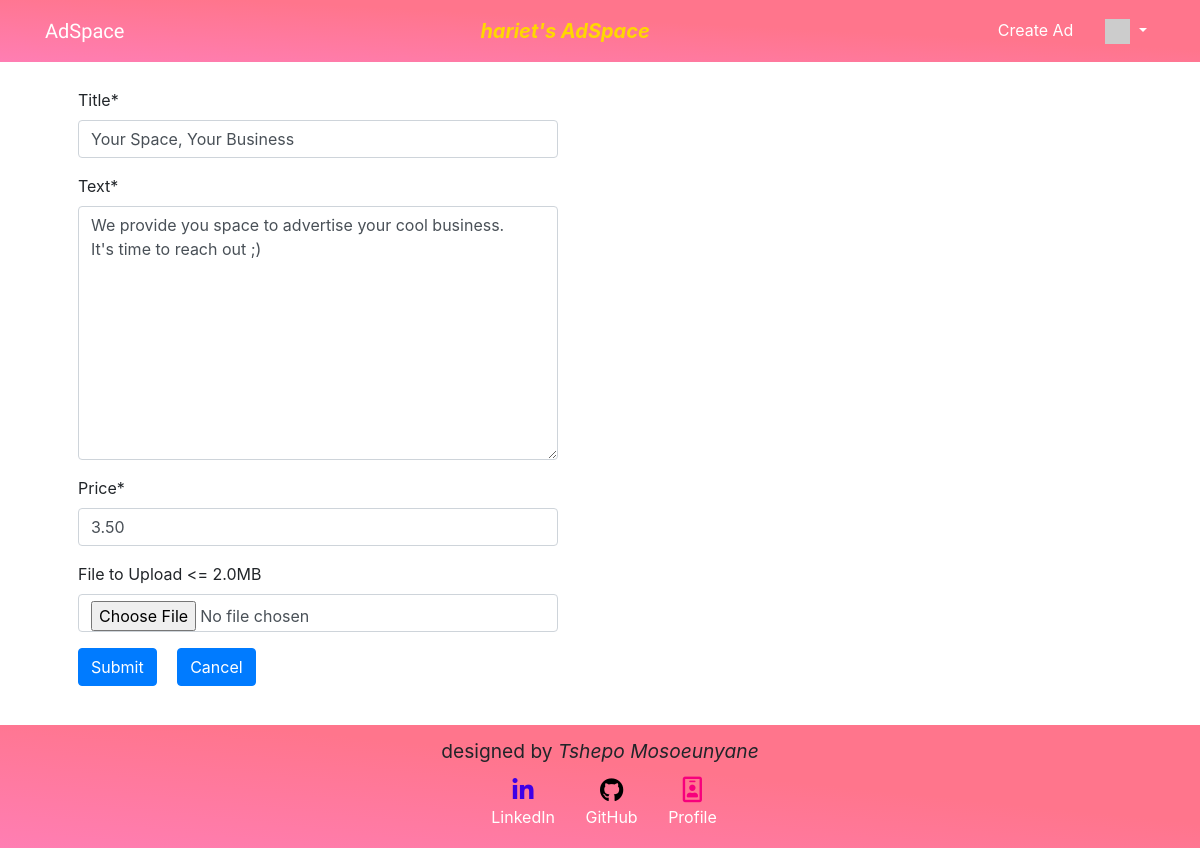
Screenshot of /ad/3/update (signed in) with the database file from the repository.
### ads/models.py (models this page shows, shortened)
class Ad(models.Model) :
    title = models.CharField(
            max_length=200,
            validators=[MinLengthValidator(2, "Title must be greater than 2 characters")]
    )
    price = models.DecimalField(max_digits=7, decimal_places=2, null=True)
    text = models.TextField()
    owner = models.ForeignKey(settings.AUTH_USER_MODEL, on_delete=models.CASCADE)
    favorites = models.ManyToManyField(settings.AUTH_USER_MODEL,
        through='Fav', related_name='favorite_ads')
    created_at = models.DateTimeField(auto_now_add=True)
    updated_at = models.DateTimeField(auto_now=True)
    picture = models.BinaryField(null=True, editable=True)
    content_type = models.CharField(max_length=256, null=True, help_text='The MIMEType of the file')

### ads/views.py (the view, shortened to what this page needs)
class AdUpdateView(OwnerUpdateView):
    model = Ad
    template_name = 'ads/ad_form.html'
    def get(self, request, pk):
        ad = get_object_or_404(self.model, id=pk, owner=self.request.user)
        form = CreateForm(instance=ad)
        context = {'form': form}
        return render(request, self.template_name, context)

### ads/forms.py (shortened to what this page needs)
class CreateForm(forms.ModelForm):
    max_upload_limit = 2 * 1024 * 1024
    max_upload_limit_text = naturalsize(max_upload_limit)
    picture = forms.FileField(required=False, label='File to Upload <= '+max_upload_limit_text)
    upload_field_name = 'picture'
    class Meta:
        model = Ad
        fields = ['title', 'text', 'price', 'picture']  # Picture is manual

### home/context_processors.py (called while the page is built)
def settings(request):
    return {
        'settings': django_settings,
    }

### home/templatetags/app_tags.py (called while the page is built)
@register.filter(name='gravatar')
def gravatar(user, size=35):
    email = str(user.email.strip().lower()).encode('utf-8')
    email_hash = md5(email).hexdigest()
    url = "//www.gravatar.com/avatar/{0}?s={1}&d=identicon&r=PG"
    return url.format(email_hash, size)

### ads/templates/ads/ad_form.html (shortened to what this page needs)
{% extends "base_menu.html" %}
{% load crispy_forms_tags %}
{% block content %}
<div class="container mt-5 pt-4 px-5">
  <p>
    <form action="" method="post" id="upload_form" enctype="multipart/form-data">
      {{ form|crispy }}
      <input type="submit" class="btn btn-primary mr-3" value="Submit">
      <input type="submit" class="btn btn-primary" value="Cancel" onclick="window.location.href='{% url 'ads:all' %}';return false;">
    </form>
  </p>
</div>
{% endblock %}

### home/templates/base_menu.html (shortened to what this page needs)
{% extends "base_bootstrap.html" %}
{% block navbar %}
  {% load app_tags %}
  <nav class="navbar fixed-top navbar-expand-lg">
    <div class="container">
      <div class="navbar-header">
        <a class="navbar-brand" href="{% url 'ads:all' %}">{{ settings.APP_NAME }}</a>
      </div>
      {% if user.is_authenticated %}
        <div class="navbar-text d-none d-sm-block ml-auto">{{request.user.username}}'s AdSpace</div>
      {% endif %}
      <ul class="navbar-nav flex-row ml-auto">
        {% if user.is_authenticated %}
        <li class="nav-item mr-3">
          <a class="nav-link" href="{% url 'ads:ad_create' %}">Create Ad</a>
        </li>
        <li class="nav-item dropdown">
          <a class="nav-link dropdown-toggle" href="#" id="navbarDropdown" role="button" data-toggle="dropdown" aria-haspopup="true" aria-expanded="false">
            <img style="width: 25px;" src="{{ user|gravatar:60 }}" /><b class="caret"></b>
          </a>
        </li>
        {% endif %}
      </ul>
    </div>
  </nav>
{% endblock %}
{% block footer %}
  <div class="footer">
    <p class="mb-1" style="font-size: 1.2em;">designed by <em>Tshepo Mosoeunyane</em></p>
    <div class="text-center py-0">
      <a class="btn btn-social-icon btn-linkedin ml-2" href="https://www.linkedin.com/in/tshepo-mosoeunyane" rel="noreferrer" target="_blank">
        <i class="fa fa-linkedin text-reset" style="font-size: 1.5em; color: rgb(62, 0, 231);"></i> <br>
        <span>LinkedIn</span>
      </a>
      <a class="btn btn-social-icon btn-github" href="https://github.com/Lemour-sudo" rel="noreferrer" target="_blank">
        <i class="fa fa-github" style="font-size: 1.5em; color: black;"></i> <br>
        <span>GitHub</span>
      </a>
      <a class="btn btn-social-icon" href="#" rel="noreferrer" target="_blank">
        <i class="fa fa-id-badge" style="font-size: 1.6em; color: rgb(247, 0, 124);"></i> <br>
        <span>Profile</span>
      </a>
    </div>
  </div>
{% endblock %}

### home/static/css/styles.css (style rules this page uses)
:root { --passionate-bed-gradient: linear-gradient(to bottom left, #ff758c 40%, #ff7eb3 100%); }
html { height: 100%; }
body { position: relative; min-height: 100%; padding-bottom: 9rem; }
input, textarea { max-width: 30em; }
.navbar { color: white; background: var(--passionate-bed-gradient); }
.navbar-brand { font-family: 'Inknut Antiqua'; }
.navbar a { color: white; }
.navbar-text { font-size: 1.25em; font-style: italic; font-weight: bold; color: gold; }
.footer { position: absolute; bottom: 0; width: 100%; padding: 0.75em 0; text-align: center; background: var(--passionate-bed-gradient); }
.footer span { color: white; }

### rows the page displays
Ad: title "Your Space, Your Business", text "We provide you space to advertise your cool business. It's time to reach out ;)", price "3.50"

### other values shown
{{ settings.APP_NAME }} "AdSpace"
{{ request.user.username }} "hariet"
